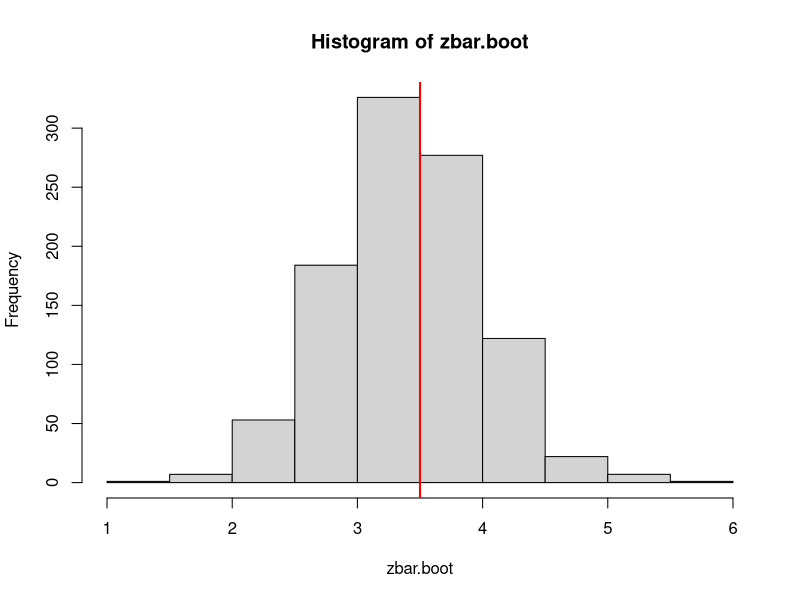
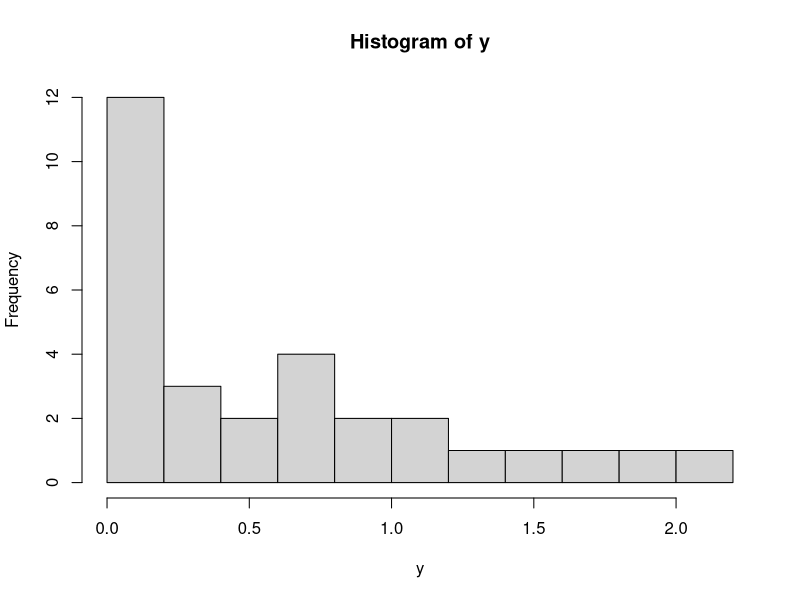
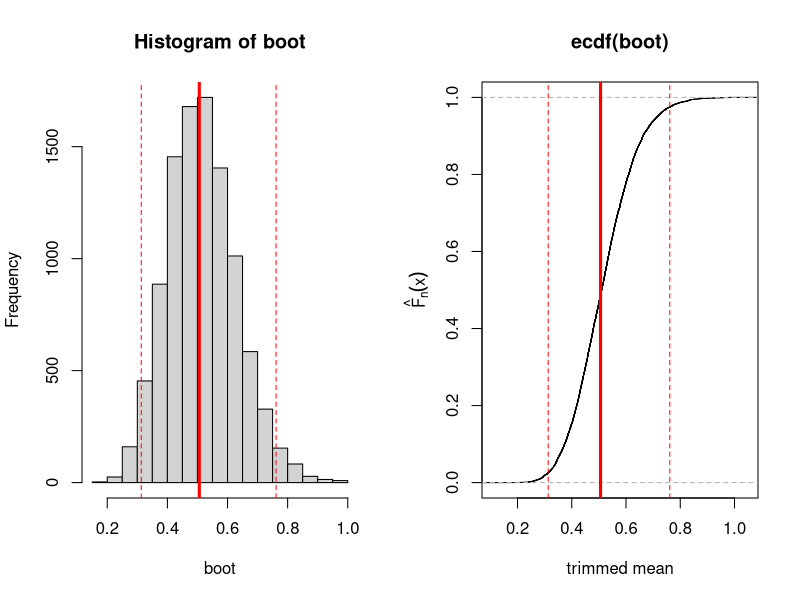
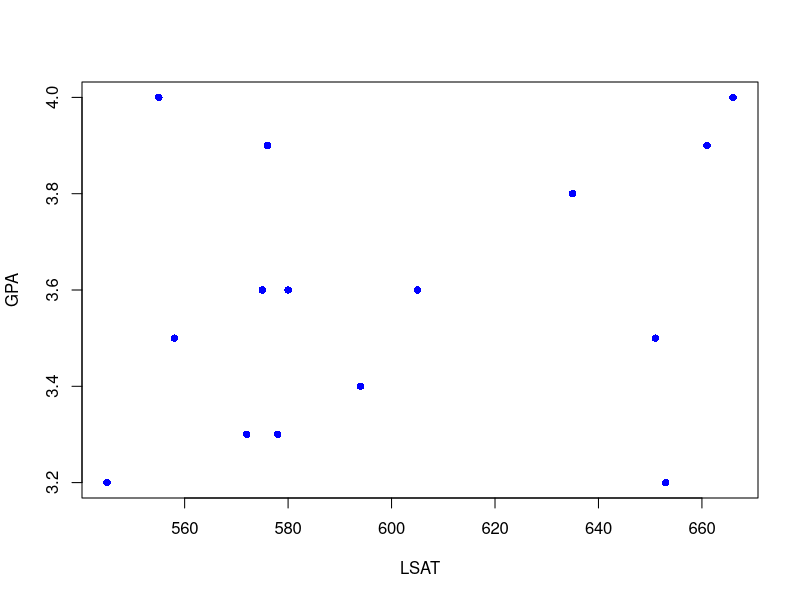
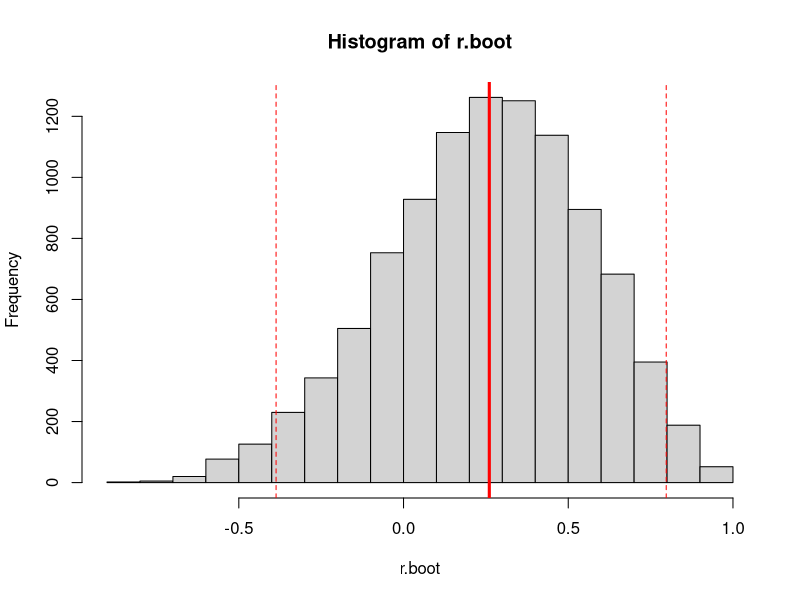
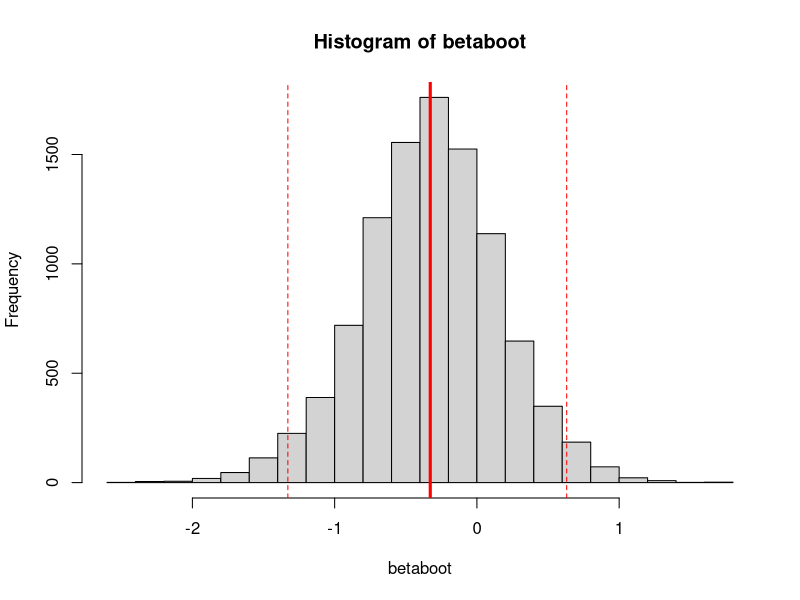

Write the R code that produced these figures, in order.
## ---- chunk 1
# Some data
z=c(1,6,3,3,4,4)
mean(z)
## ---- chunk 2
## Bootstrap CI for mean of z
B=1000
zbar.boot=rep(NA,B)
for(i in 1:B){
    z.boot=sample(z,replace=TRUE)
    zbar.boot[i]=mean(z.boot)
}

hist(zbar.boot)
abline(v=mean(z), col="red", lwd=2)

## CI of means
quantile(zbar.boot,c(.025,.975))

## ---- chunk 3

trimmed.mean <- function(x,k){
    ## get order statistics
    x.ord=sort(x)
    ## remove k outliers on each end
    n=length(x)
    x.trimmed=x.ord[(k+1):(n-k)]
    ## get trimmed mean
    mean(x.trimmed)
}

# Remember z
z

trimmed.mean(z, k=1)
trimmed.mean(z, k=2)


## ---- chunk 4

## data:

y <- c(1.226593, 0.03184055, 0.6407651 ,0.2145773, 2.171472, 
       0.3978129, 0.5184024, 0.7989738, 1.465239, 0.1920495, 
       1.055561, 0.8558294, 1.865417, 1.035092, 1.662674, 
       0.1127212, 0.08101172, 0.1745952, 0.1075828, 0.03026473,
       0.09133911, 0.2252703, 0.4696279, 0.6739304, 0.8217542,
       0.1027049, 0.0130761, 0.1659805, 0.6633236, 0.05633055)

hist(y, breaks=10)

## ---- chunk 5
sample_trimmedmean <- trimmed.mean(y, k=3)
sample_trimmedmean
## ---- chunk 6
B <- 10000
k <- 3
boot <- rep(NA, B)

for(b in 1:B){

    ## Generate a bootstrap sample by
    ## resampling from y with replacement
    y.boot <- sample(y,replace=TRUE)

    ## compute the trimmed mean from bootstrap sample
    boot[b] <- trimmed.mean(y.boot, k)
}
## ---- chunk 7
## plot histogram and empirical cdf
par(mfrow=c(1,2))
hist(boot,breaks=20)
abline(v=sample_trimmedmean, col="red",lwd=3)
abline(v=quantile(boot,c(.025,.975)),col="red", lty=2) #CI

plot(ecdf(boot), xlab="trimmed mean", ylab="")
mtext(text = expression(hat(F)[n](x)), side = 2, line = 2.5)
abline(v=sample_trimmedmean, col="red",lwd=3)
abline(v=quantile(boot,c(.025,.975)),col="red", lty=2) #CI
## ---- chunk 8
#SE
sd(boot)
## ---- chunk 9

LSAT <- c(576,635,578,558,666,580,555,651,661,605,575,653,545,572,594)
GPA <- c(3.9,3.8,3.3,3.5,4.0,3.6,4.0,3.5,3.9,3.6,3.6,3.2,3.2,3.3,3.4)

par(mfrow=c(1,1))
plot(LSAT,GPA, pch=16, col="blue")
## ---- chunk 10
## calculate empirical correlation of the data
r.hat <- cor(LSAT,GPA)
r.hat
## ---- chunk 11
## bootstrap
B <- 10000
n <- length(LSAT)
r.boot <- rep(NA,B)

for(b in 1:B){
    ## resample indices (to keep GPA,LSAT pairs together)
    idx.boot <- sample(1:n,replace=TRUE)
    
    ## get resampled LSAT and GPA:
    LSAT.boot <- LSAT[idx.boot]
    GPA.boot <- GPA[idx.boot]
    
    ## calculate correlation of bootstrap sample
    r.boot[b] <- cor(LSAT.boot,GPA.boot)
}

## ---- chunk 12

hist(r.boot)
abline(v=r.hat,col="red",lwd=3)

## 95% Bootstrap CI
quantile(r.boot,c(.025,.975))
abline(v=quantile(r.boot,c(.025,.975)),col="red", lty=2)

## ---- chunk 13

ols <- lm(Education ~ Infant.Mortality, data=swiss)
ols

beta_hat <- lm(Education ~ Infant.Mortality, data=swiss)$coefficients[2]
beta_hat

yhat <- ols$fitted
e <- ols$residuals

## ---- chunk 14
mean(e)
## ---- chunk 15
mean((e-mean(e))^2)
## ---- chunk 16
betaboot <- rep(NA,B)

for(b in 1:B){
    ## resample from the vector of residuals
    Y_Star <- yhat + sample(e, replace=TRUE)
    
    ## calculate beta hat of bootstrap sample
    betaboot[b] <- lm(Y_Star ~ swiss$Infant.Mortality)$coefficients[2]
}

## ---- chunk 17

hist(betaboot)
abline(v=beta_hat, col="red", lwd=3)

## 95% Bootstrap CI
quantile(betaboot, c(.025,.975))
abline(v=quantile(betaboot,c(.025,.975)), col="red", lty=2)

## ---- chunk 18
sd(betaboot)

summary(ols)

